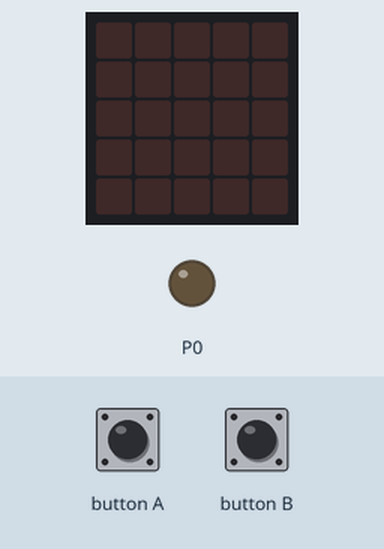
This program was run on a simulated BBC micro:bit running MicroPython. Parts: the board's 5×5 LED display, output pins drawn as LEDs (lit = HIGH). Inputs (shaded band) come from the test bench.

Above: at 1.2 s.
1.3 s: button A pressed for 0.15 s
At 1.9 s:
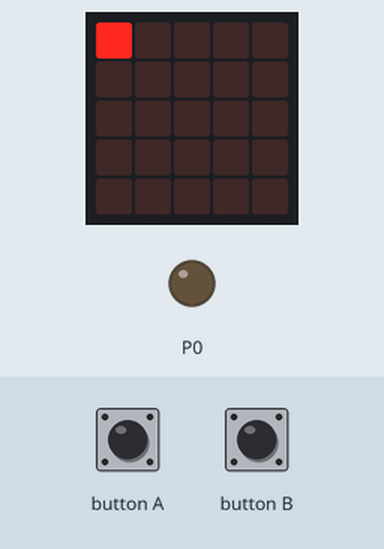
At 31.9 s:
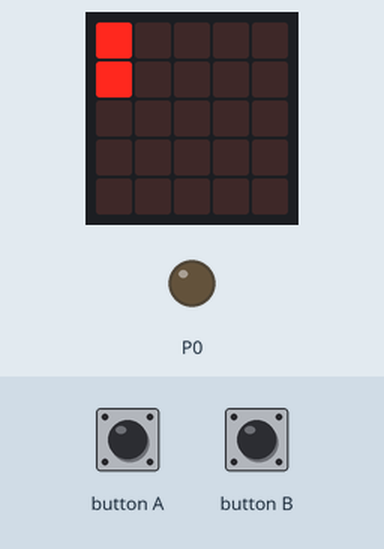
Timing chart, 0 to 32.8 s (numbered marks = the images above; inputs shaded):
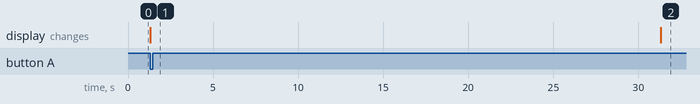

Measured:
- after the input at 1.3 s, the display: changes at once (image 1)

The program:

timer.py
```python
from microbit import *

while True:
    if button_a.is_pressed(): #the loop begins after pressing A
        display.clear()
        for x in range(0, 5):
            for y in range(0, 5):
                display.set_pixel(x,y,9)
                pin0.write_digital(1) #make a bleep when turning on the leds
                pin0.write_digital(0)
                sleep(30000) #interval between putting on the leds
        display.clear()
        sleep(500)
        while True:
            pin0.write_digital(1)
            display.show(Image.HAPPY)
            sleep(500)
            pin0.write_digital(0)
            display.clear()
            sleep(500)
            if button_b.is_pressed(): #stop the end animation
                break
        display.clear()
```
